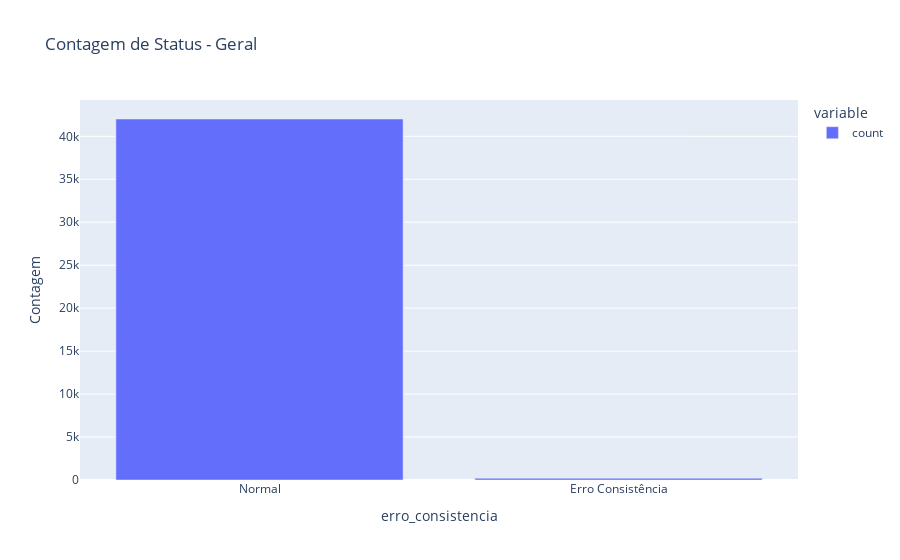

Notebook code cell kept with this figure:
### Markdown cell above
## Gráfico Contagem de Status - Geral

### Code cell
# Gráfico de barras para a contagem geral de status
fig1 = px.bar(status_count, title="Contagem de Status - Geral", labels={'index': 'Status', 'value': 'Contagem'})
fig1.show()

### Figure 1 — Plotly figure (JSON) as saved in the notebook; plotly's stock layout.template omitted (floating-point values rounded to 4 significant figures)
{"data": [{"alignmentgroup": "True", "hovertemplate": "variable=count<br>erro_consistencia=%{x}<br>Contagem=%{y}<extra></extra>", "legendgroup": "count", "marker": {"color": "#636efa", "pattern": {"shape": ""}}, "name": "count", "offsetgroup": "count", "orientation": "v", "showlegend": true, "textposition": "auto", "type": "bar", "x": ["Normal", "Erro Consistência"], "xaxis": "x", "y": [42014, 205], "yaxis": "y"}], "layout": {"barmode": "relative", "legend": {"title": {"text": "variable"}, "tracegroupgap": 0}, "title": {"text": "Contagem de Status - Geral"}, "xaxis": {"anchor": "y", "domain": [0, 1], "title": {"text": "erro_consistencia"}}, "yaxis": {"anchor": "x", "domain": [0, 1], "title": {"text": "Contagem"}}}}
